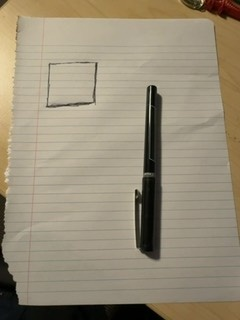
#> input picture samples/frame_20261029_212115.jpg, 240 x 320 px
$ python calibrate_image.py samples/frame_20261029_212115.jpg out.png
#> lines starting #> are read from the running program, lines starting #| are printed output that depends on the picture; after the words box and inside, x2 and y2 are one past the last pixel; in counts of white or black regions, pixels touching at a corner belong together; long printed decimals are rounded
### paper_detector.py
import cv2
import numpy as np


def detect_paper(frame):
    frame = frame.copy()
    hsv = cv2.cvtColor(frame, cv2.COLOR_BGR2HSV)

    lower_white = np.array([0, 0, 120])
    upper_white = np.array([180, 80, 255])

    mask = cv2.inRange(hsv, lower_white, upper_white)

    contours, _ = cv2.findContours(
        mask, cv2.RETR_EXTERNAL, cv2.CHAIN_APPROX_SIMPLE
    )

    if contours:
        largest = max(contours, key=cv2.contourArea)

        if cv2.contourArea(largest) > 1000:
            cv2.drawContours(frame, [largest], -1, (0, 255, 0), 2)

    return frame, mask

### calibration.py
import json
import time
from pathlib import Path

import cv2
import numpy as np

from paper_detector import detect_paper

FLAT_W, FLAT_H = 1100, 850   # US Letter landscape, 100 px per inch.
FINGERTIPS = {"Thumb": 4, "Index": 8, "Middle": 12, "Ring": 16, "Pinky": 20}
BORDER_PX = 12               # Ignore ink this close to the paper edge.
DARK_RATIO = 0.7             # Darker than this fraction of the wider paper is solid ink.
INK_RATIO = 0.7            # Darker than this fraction of nearby paper is ink.
SPECK_AREA = 50
LINE_KERNEL = 15             # Wider than outlines, narrower than solid boxes.
MIN_REGION_AREA = 300  # About 0.2 cm²; allows small keys.
GAP_KERNEL = 11            # Closes small breaks in hand-drawn outlines.
SNAP_PX = 20                 # About 0.5 cm.


def order_corners(pts):
    # Order as top-left, top-right, bottom-right, bottom-left.
    s = pts.sum(axis=1)
    d = pts[:, 1] - pts[:, 0]
    return np.float32([
        pts[np.argmin(s)],
        pts[np.argmin(d)],
        pts[np.argmax(s)],
        pts[np.argmax(d)],
    ])


def find_paper_corners(frame_bgr):
    _, mask = detect_paper(frame_bgr)
    contours, _ = cv2.findContours(
        mask, cv2.RETR_EXTERNAL, cv2.CHAIN_APPROX_SIMPLE
    )
    if not contours:
        return None
    c = max(contours, key=cv2.contourArea)
    h, w = frame_bgr.shape[:2]
    if cv2.contourArea(c) < 0.2 * h * w:
        return None
    # The hull ignores torn edges and dents; rounded corners need a looser fit.
    hull = cv2.convexHull(c)
    for eps in (0.02, 0.03, 0.04, 0.05):
        approx = cv2.approxPolyDP(hull, eps * cv2.arcLength(hull, True), True)
        if len(approx) == 4:
            return order_corners(approx.reshape(4, 2).astype(np.float32))
    return None


def flatten(gray, corners):
    tl, tr, br, bl = corners
    width = (np.linalg.norm(tr - tl) + np.linalg.norm(br - bl)) / 2
    height = (np.linalg.norm(bl - tl) + np.linalg.norm(br - tr)) / 2
    # Portrait paper flattens to a portrait image.
    w, h = (FLAT_H, FLAT_W) if height > width else (FLAT_W, FLAT_H)
    dst = np.float32([[0, 0], [w - 1, 0], [w - 1, h - 1], [0, h - 1]])
    H = cv2.getPerspectiveTransform(corners, dst)
    return cv2.warpPerspective(gray, H, (w, h)), H


def order_regions(cents, kinds, flat_map):
    # Pianos: "up" points from each black key's neighbouring white keys toward
    # the black key; number left to right with up at the top. Using only
    # neighbours keeps stray boxes elsewhere on the page from skewing "up".
    # Anything else: plain left to right.
    kernel = np.ones((9, 9), np.uint8)
    pulls = []
    for t in kinds:
        if kinds[t] != "solid":
            continue
        near = cv2.dilate((flat_map == t).astype(np.uint8), kernel) > 0
        whites = [
            n for n in np.unique(flat_map[near])
            if n and kinds.get(int(n)) == "outlined"
        ]
        if whites:
            pulls.append(
                np.subtract(cents[t], np.mean([cents[int(n)] for n in whites], axis=0))
            )
    if pulls:
        up = np.mean(pulls, axis=0)
        norm = np.linalg.norm(up)
        if norm > 5:
            ux, uy = up / norm
            rx, ry = -uy, ux
            return sorted(
                kinds,
                key=lambda t: (cents[t][0] * rx + cents[t][1] * ry,
                               -(cents[t][0] * ux + cents[t][1] * uy)),
            )
    return sorted(kinds, key=lambda t: cents[t])


def find_regions(flat, ink_ratio=INK_RATIO, line_kernel=LINE_KERNEL):
    fh, fw = flat.shape
    blurred = cv2.GaussianBlur(flat, (5, 5), 0)
    # Ink = locally darker (adaptive) AND clearly darker than nearby paper.
    # Faint printed ruled lines pass the first test but sit near 0.8 of the
    # paper's brightness (pen is near 0.3), so the ratio test rejects them.
    # Large solid boxes, which adaptive hollows out, are caught by the dark test.
    adaptive = cv2.adaptiveThreshold(
        blurred, 255, cv2.ADAPTIVE_THRESH_GAUSSIAN_C,
        cv2.THRESH_BINARY_INV, 51, 10,
    )
    paper = cv2.dilate(blurred, np.ones((31, 31), np.uint8)).astype(np.float32)
    ratio = blurred / np.maximum(paper, 1)
    # Solid boxes are too big for the 31 px estimate, so compare them with a
    # much wider one. Relative, so a soft shadow never counts as a black box.
    wide = cv2.dilate(blurred, np.ones((151, 151), np.uint8)).astype(np.float32)
    dark = (blurred < 100) & (blurred < DARK_RATIO * wide)
    ink = np.where(
        ((adaptive > 0) & (ratio < ink_ratio)) | dark, 255, 0
    ).astype(np.uint8)

    ink[:BORDER_PX] = 0
    ink[-BORDER_PX:] = 0
    ink[:, :BORDER_PX] = 0
    ink[:, -BORDER_PX:] = 0

    # Remove specks.
    _, labels, stats, _ = cv2.connectedComponentsWithStats(ink, connectivity=8)
    small = stats[:, cv2.CC_STAT_AREA] < SPECK_AREA
    small[0] = False
    ink[small[labels]] = 0

    # Solid regions: ink that survives opening with a kernel wider than lines.
    opened = cv2.morphologyEx(
        ink, cv2.MORPH_OPEN, np.ones((line_kernel, line_kernel), np.uint8)
    )
    n, labels, stats, _ = cv2.connectedComponentsWithStats(opened, connectivity=8)
    solids = [
        labels == i for i in range(1, n)
        if stats[i, cv2.CC_STAT_AREA] >= MIN_REGION_AREA
    ]

    # Outlined regions: white areas enclosed by ink.
    closed = cv2.morphologyEx(
        ink, cv2.MORPH_CLOSE, np.ones((GAP_KERNEL, GAP_KERNEL), np.uint8)
    )
    closed = cv2.dilate(closed, np.ones((3, 3), np.uint8))
    white = np.where(closed == 0, 255, 0).astype(np.uint8)
    n, labels, stats, _ = cv2.connectedComponentsWithStats(white, connectivity=4)
    outlined = []
    for i in range(1, n):
        x, y, w, h, area = stats[i]
        if x == 0 or y == 0 or x + w == fw or y + h == fh:
            continue
        if area < MIN_REGION_AREA:
            continue
        outlined.append(labels == i)

    # Paint outlined first, then solid on top, with temporary IDs.
    flat_map = np.zeros((fh, fw), np.uint16)
    kinds = {}
    t = 0
    for kind, masks in (("outlined", outlined), ("solid", solids)):
        for m in masks:
            t += 1
            flat_map[m] = t
            kinds[t] = kind

    # Number along the keyboard (see order_regions).
    cents = {}
    for t in kinds:
        ys, xs = np.nonzero(flat_map == t)
        cents[t] = (xs.mean(), ys.mean())
    order = order_regions(cents, kinds, flat_map)
    lut = np.zeros(len(kinds) + 1, np.uint16)
    regions = []
    for new_id, old in enumerate(order, 1):
        lut[old] = new_id
        ys, xs = np.nonzero(flat_map == old)
        x0, y0 = int(xs.min()), int(ys.min())
        regions.append({
            "id": new_id,
            "kind": kinds[old],
            "centroid": [float(cents[old][0]), float(cents[old][1])],
            "bbox": [x0, y0, int(xs.max()) - x0 + 1, int(ys.max()) - y0 + 1],
            "area": int(xs.size),
        })
    flat_map = lut[flat_map]

    # Snap gaps so a fingertip on a line or near a box still maps.
    for _ in range(SNAP_PX):
        grown = cv2.dilate(flat_map, np.ones((3, 3), np.uint8))
        flat_map = np.where(flat_map == 0, grown, flat_map)

    return flat_map, regions, ink


# [45 lines left out: functions region_outlines, build_calibration, not called in this run]


def rebuild_calibration(cal, ink_ratio, line_kernel):
    # Re-detect on the saved reference image; no new frames needed.
    return build_calibration([cal["reference"]], ink_ratio, line_kernel)


# [54 lines left out: functions region_at, save_calibration, load_calibration, not called in this run]


def region_color(region_id):
    rng = np.random.default_rng(region_id)
    return tuple(int(v) for v in rng.integers(64, 256, 3))


# [24 lines left out: function draw_calibration, not called in this run]


def render_flat_regions(flat_map, regions):
    out = np.full((*flat_map.shape, 3), (40, 40, 40), np.uint8)
    for rid in np.unique(flat_map):
        if rid:
            out[flat_map == rid] = region_color(int(rid))
    for r in regions:
        cx, cy = r["centroid"]
        cv2.putText(
            out, str(r["id"]), (int(cx), int(cy)),
            cv2.FONT_HERSHEY_SIMPLEX, 1.0, (0, 0, 0), 2,
        )
    return out

### calibrate_image.py
import sys

import cv2
import numpy as np

from calibration import (
    find_paper_corners,
    find_regions,
    flatten,
    render_flat_regions,
)
from paper_detector import detect_paper

path = sys.argv[1]
img = cv2.imread(path)
#> img is the input picture: shape (320, 240, 3); mean B, G, R 120.5, 141.9, 152.3
if img is None:
    print(f"Can't read {path}")
    sys.exit(1)

out = sys.argv[2] if len(sys.argv) > 2 else path.rsplit(".", 1)[0] + "_debug.png"

corners = find_paper_corners(img)
#> in detect_paper, `mask = cv2.inRange(hsv, lower_white, upper_white)`:
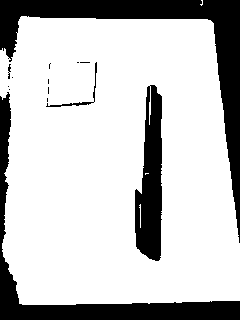
#> mask: shape (320, 240); 77.1% white; 14 black regions (9 under 20 px)
#> in detect_paper, `contours, _ = cv2.findContours( mask, cv2.RETR_EXTERNAL, cv2.CHAIN_APP..`: contours = 2 contours, 1 with area under 20; largest, box (x1, y1, x2, y2) and area: (0, 16, 240, 305) 62298
#> in detect_paper, `largest = max(contours, key=cv2.contourArea)`: largest = contour of 272 points, box (x1, y1, x2, y2) (0, 16, 240, 305), area 62298
#> in detect_paper, `cv2.drawContours(frame, [largest], -1, (0, 255, 0), 2)`:
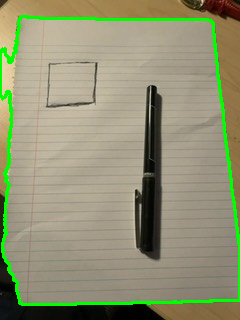
#> frame: shape (320, 240, 3); 4.26% of pixels changed, all inside (x1, y1, x2, y2) = (0, 15, 240, 306)
#> in find_paper_corners, `c = max(contours, key=cv2.contourArea)`: c has the same summary as largest in detect_paper
#> in find_paper_corners, `hull = cv2.convexHull(c)`: hull = contour of 18 points, box (x1, y1, x2, y2) (0, 16, 240, 305), area 64180
#> the loop in find_paper_corners, `for eps in (0.02, 0.03, 0.04, 0.05):` made 2 passes
#> (approx, s in order_corners, d in order_corners) on pass 2: ([[21, 16], [213, 23], [239, 300], [19, 303]], [37, 236, 539, 322], [-5, -190, 61, 284])
#> corners = [[21, 16], [213, 23], [239, 300], [19, 303]]
if corners is None:
    mask = cv2.cvtColor(detect_paper(img)[1], cv2.COLOR_GRAY2BGR)
    cv2.imwrite(out, np.hstack([img, mask]))
    print(f"No paper found; wrote {out}")
    sys.exit(1)

flat, _ = flatten(cv2.cvtColor(img, cv2.COLOR_BGR2GRAY), corners)
#> in flatten, `tl, tr, br, bl = corners`: tl = [21, 16]; tr = [213, 23]; br = [239, 300]; bl = [19, 303]
#> in flatten, `width = (np.linalg.norm(tr - tl) + np.linalg.norm(br - bl)) / 2`: width = 206.1
#> in flatten, `height = (np.linalg.norm(bl - tl) + np.linalg.norm(br - tr)) / 2`: height = 282.6
#> in flatten, `w, h = (FLAT_H, FLAT_W) if height > width else (FLAT_W, FLAT_H)`: w = 850; h = 1100
#> in flatten, `dst = np.float32([[0, 0], [w - 1, 0], [w - 1, h - 1], [0, h - 1]])`: dst = [[0, 0], [849, 0], [849, 1099], [0, 1099]]
#> in flatten, `H = cv2.getPerspectiveTransform(corners, dst)`: H = [[4.29, 0.0299, -90.59], [-0.161, 4.43, -67.44], [-0.000195, 0.000528, 1]]
flat_map, regions, ink = find_regions(flat)
#> in find_regions, `wide = cv2.dilate(blurred, np.ones((151, 151), np.uint8)).astype(np.fl..`:
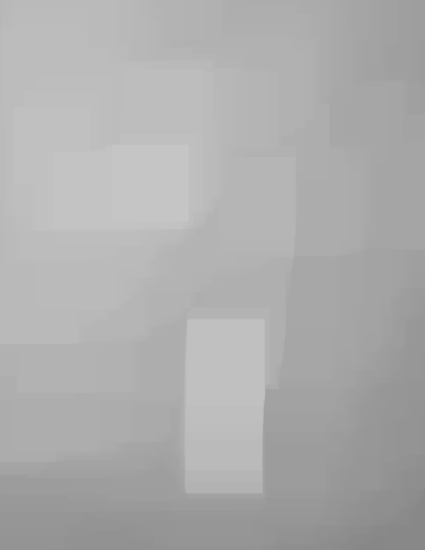
#> wide: shape (1100, 850) float32 (shown at 1/2 size); min 135, max 197, mean 173.1
#> in find_regions, `_, labels, stats, _ = cv2.connectedComponentsWithStats(ink, connectivi..`:
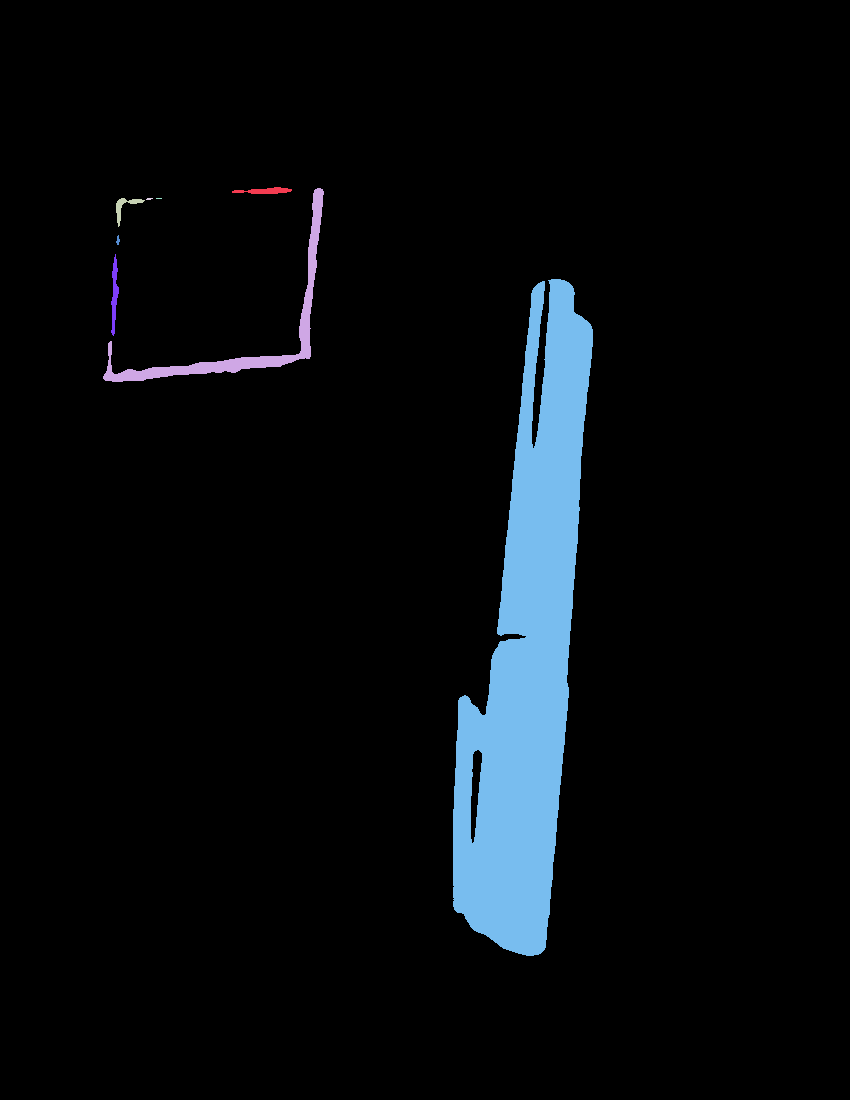
#> labels: shape (1100, 850) int32; 9 distinct labels, from 0 to 8; one colour per label, 0 black
#> in find_regions, `_, labels, stats, _ = cv2.connectedComponentsWithStats(ink, connectivi..`: stats = [[0, 0, 850, 1100, 879282], [232, 187, 60, 7, 260], [103, 188, 221, 194, 3709], [116, 198, 29, 29, 207], [146, 198, 7, 2, 11], [156, 198, 6, 1, 6], [116, 235, 4, 10, 24], [111, 254, 8, 82, 333], [453, 279, 140, 677, 51168]]
#> in find_regions, `small = stats[:, cv2.CC_STAT_AREA] < SPECK_AREA`: small = [False, False, False, False, True, True, True, False, False]
#> in find_regions, `n, labels, stats, _ = cv2.connectedComponentsWithStats(opened, connect..`: n = 2; stats = [[0, 0, 850, 1100, 885865], [453, 280, 140, 675, 49135]]
#> in find_regions, `solids = [ labels == i for i in range(1, n) if stats[i, cv2.CC_STAT_AR..`: solids = 1 item
#> in find_regions, `n, labels, stats, _ = cv2.connectedComponentsWithStats(white, connecti..`: stats = [[102, 186, 492, 771, 60687], [0, 0, 850, 1100, 874313]]
#> the loop in find_regions, `for i in range(1, n):` made 1 pass
#> after the loop in find_regions, `for i in range(1, n):`: outlined = []
#> the loop in find_regions, `for kind, masks in (("outlined", outlined), ("solid", solids)):` made 2 passes
#> after the loop in find_regions, `for kind, masks in (("outlined", outlined), ("solid", solids)):`: kinds = {1: 'solid'}; t = 1
#> the loop in find_regions, `for t in kinds:` made 1 pass
#> after the loop in find_regions, `for t in kinds:`: cents = {1: (527.1, 665.1)}
#> the loop in order_regions, `for t in kinds:` made 1 pass
#> after the loop in order_regions, `for t in kinds:`: pulls = []
#> in find_regions, `order = order_regions(cents, kinds, flat_map)`: order = [1]
#> in find_regions, `lut = np.zeros(len(kinds) + 1, np.uint16)`: lut = [0, 0]
#> the loop in find_regions, `for new_id, old in enumerate(order, 1):` made 1 pass
#> (new_id, old, x0, y0) on pass 1: (1, 1, 453, 280)
#> after the loop in find_regions, `for new_id, old in enumerate(order, 1):`: lut = [0, 1]; regions = 1 item
#> after the loop in find_regions, `for _ in range(SNAP_PX):`:
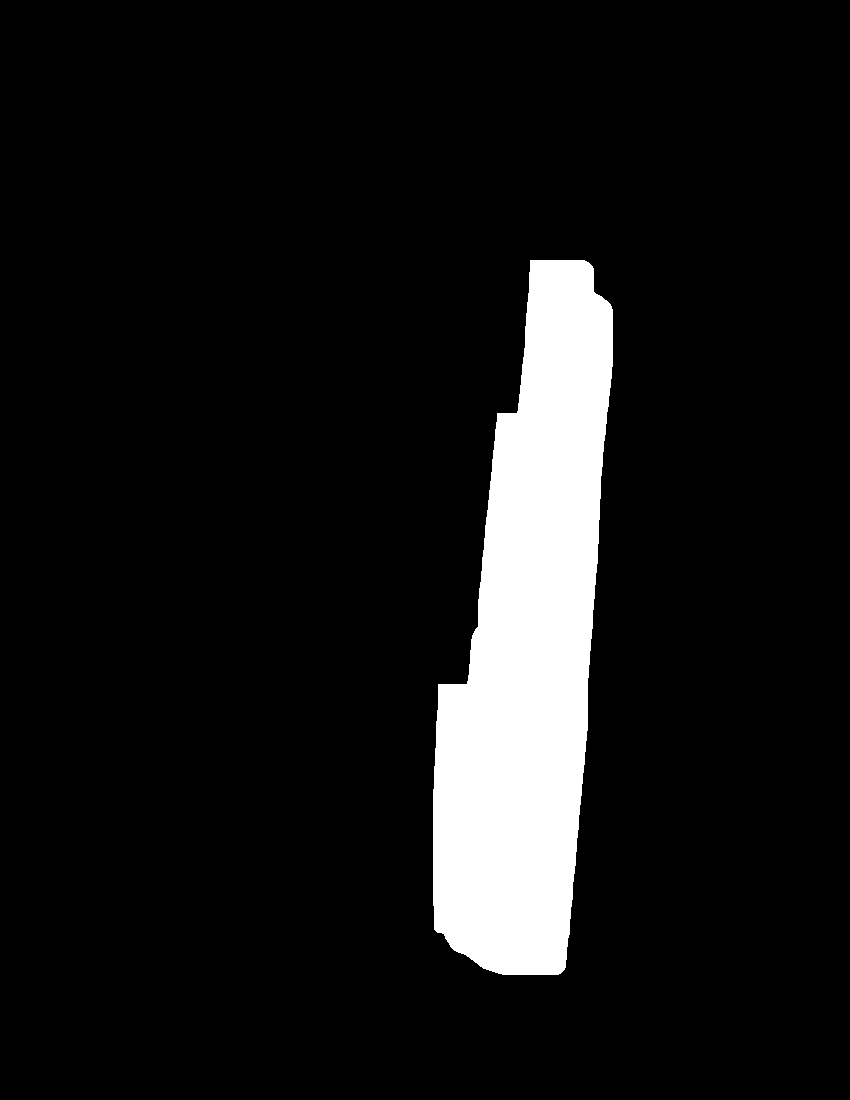
#> flat_map: shape (1100, 850) uint16; values 0 (black) and 1 (white), 9% white; 1 white region, box (x1, y1, x2, y2) and area: (433, 260, 613, 975) 84217
#> regions = 1 item
debug = np.hstack([
    cv2.cvtColor(flat, cv2.COLOR_GRAY2BGR),
    cv2.cvtColor(ink, cv2.COLOR_GRAY2BGR),
    render_flat_regions(flat_map, regions),
])
#> the loop in render_flat_regions, `for rid in np.unique(flat_map):` made 2 passes
#> after the loop in render_flat_regions, `for rid in np.unique(flat_map):`:
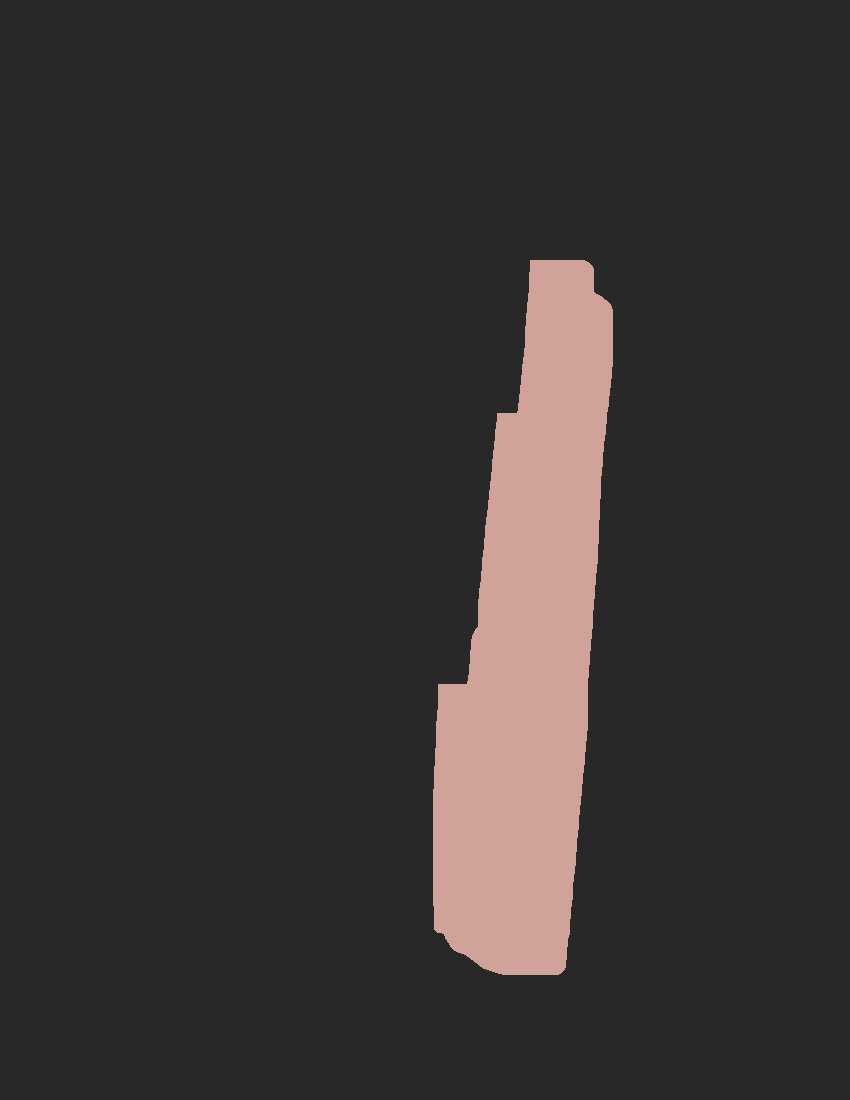
#> out: shape (1100, 850, 3); mean of channels 0, 1, 2 50.3, 51, 55.1; drawn as B, G, R
#> the loop in render_flat_regions, `for r in regions:` made 1 pass
cv2.imwrite(out, cv2.resize(debug, None, fx=0.5, fy=0.5))
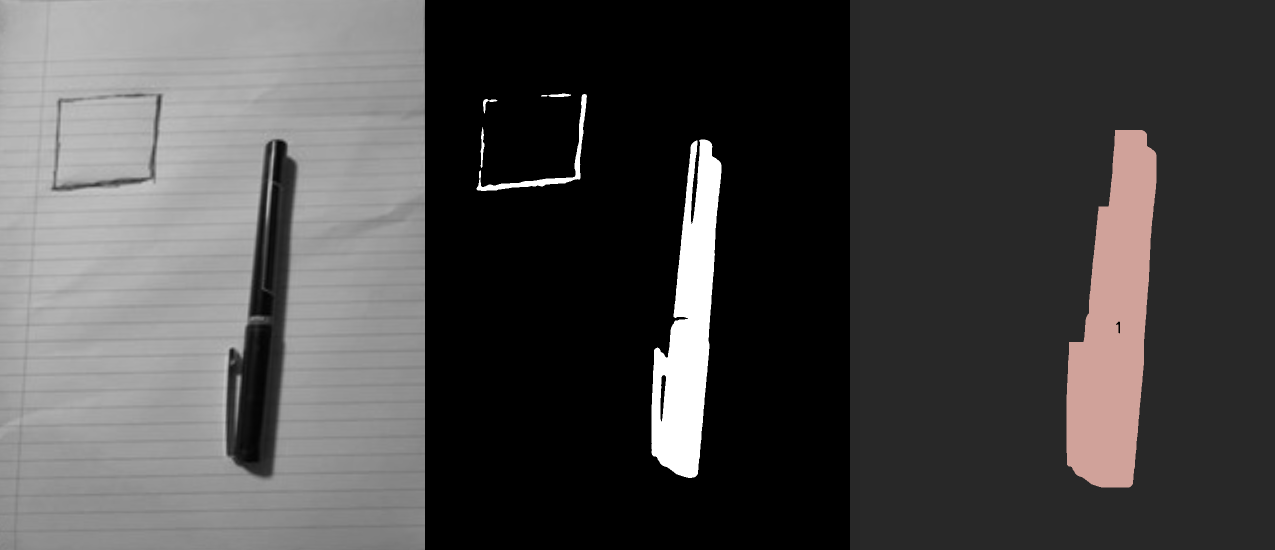
#> saved as out.png: shape (550, 1275, 3); mean B, G, R 72.8, 73, 74.4
print(f"{len(regions)} regions")
#| 1 regions
for r in regions:
    print(r["id"], r["kind"], r["centroid"], r["area"])
#> this loop made 1 pass
#| 1 solid [527.065, 665.054] 49135
print(f"wrote {out}")
